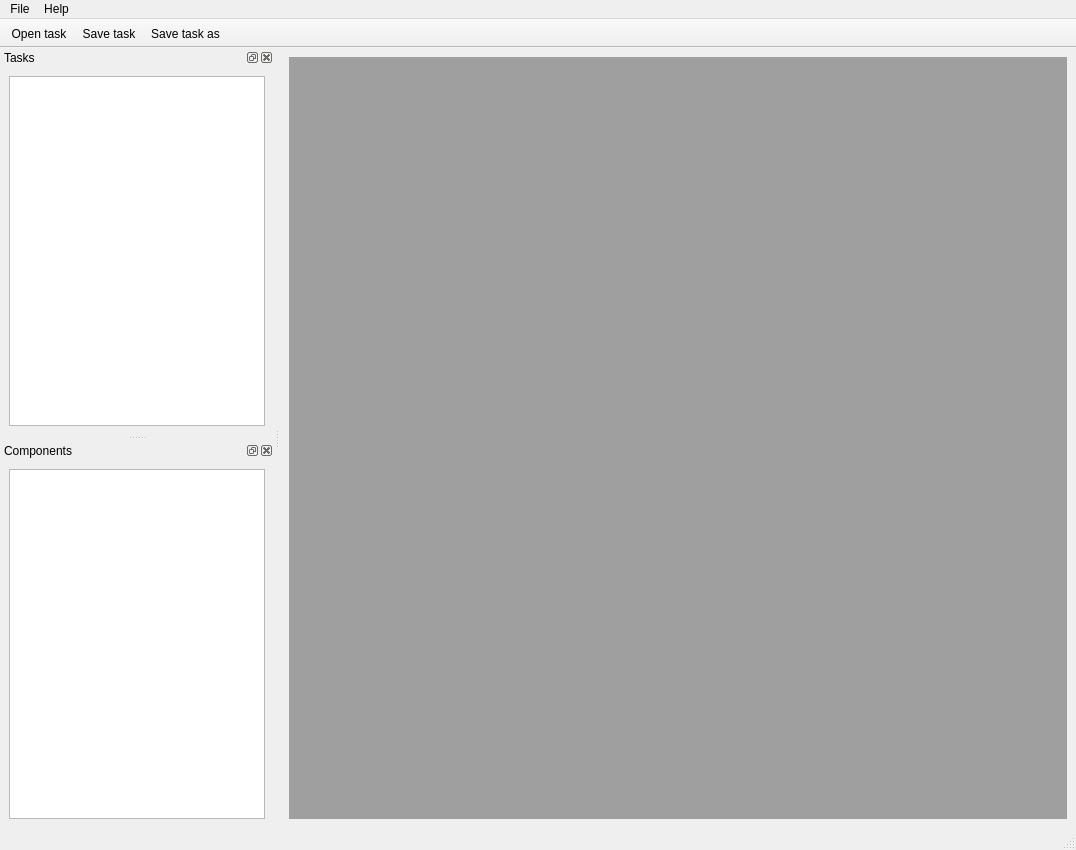
<?xml version="1.0" encoding="UTF-8"?>
<ui version="4.0">
 <class>MainView</class>
 <widget class="QMainWindow" name="MainView">
  <property name="geometry">
   <rect>
    <x>0</x>
    <y>0</y>
    <width>1076</width>
    <height>850</height>
   </rect>
  </property>
  <property name="windowTitle">
   <string>Autonimo</string>
  </property>
  <property name="windowIcon">
   <iconset resource="../autonimo.qrc">
    <normaloff>:/img/table.png</normaloff>:/img/table.png</iconset>
  </property>
  <property name="styleSheet">
   <string notr="true"/>
  </property>
  <property name="dockOptions">
   <set>QMainWindow::AllowNestedDocks|QMainWindow::AnimatedDocks</set>
  </property>
  <widget class="QWidget" name="centralwidget">
   <layout class="QGridLayout" name="gridLayout">
    <item row="0" column="0">
     <widget class="QMdiArea" name="mdiArea"/>
    </item>
   </layout>
  </widget>
  <widget class="QStatusBar" name="statusbar"/>
  <widget class="QDockWidget" name="dockWidget_tasks">
   <property name="styleSheet">
    <string notr="true"/>
   </property>
   <property name="windowTitle">
    <string>Tasks</string>
   </property>
   <attribute name="dockWidgetArea">
    <number>1</number>
   </attribute>
   <widget class="QWidget" name="dockWidgetContents_2">
    <layout class="QGridLayout" name="gridLayout_6">
     <item row="0" column="0">
      <widget class="QTreeView" name="treeView_tasks_available"/>
     </item>
    </layout>
   </widget>
  </widget>
  <widget class="QToolBar" name="toolBar">
   <property name="windowTitle">
    <string>toolBar</string>
   </property>
   <property name="movable">
    <bool>false</bool>
   </property>
   <property name="floatable">
    <bool>false</bool>
   </property>
   <attribute name="toolBarArea">
    <enum>TopToolBarArea</enum>
   </attribute>
   <attribute name="toolBarBreak">
    <bool>false</bool>
   </attribute>
   <addaction name="action_open_task"/>
   <addaction name="action_save_task"/>
   <addaction name="action_save_task_as"/>
  </widget>
  <widget class="QMenuBar" name="menuBar">
   <property name="geometry">
    <rect>
     <x>0</x>
     <y>0</y>
     <width>1076</width>
     <height>21</height>
    </rect>
   </property>
   <widget class="QMenu" name="menuFile">
    <property name="title">
     <string>File</string>
    </property>
    <addaction name="action_open_task"/>
    <addaction name="action_save_task"/>
    <addaction name="action_save_task_as"/>
    <addaction name="separator"/>
    <addaction name="action_exit"/>
   </widget>
   <widget class="QMenu" name="menuHelp">
    <property name="title">
     <string>Help</string>
    </property>
    <addaction name="action_about"/>
   </widget>
   <addaction name="menuFile"/>
   <addaction name="menuHelp"/>
  </widget>
  <widget class="QDockWidget" name="dockWidget">
   <property name="windowTitle">
    <string>Components</string>
   </property>
   <attribute name="dockWidgetArea">
    <number>1</number>
   </attribute>
   <widget class="QWidget" name="dockWidgetContents">
    <layout class="QGridLayout" name="gridLayout_2">
     <item row="0" column="0">
      <widget class="QTreeView" name="treeView_comps_available"/>
     </item>
    </layout>
   </widget>
  </widget>
  <action name="action_open_task">
   <property name="icon">
    <iconset resource="../autonimo.qrc">
     <normaloff>:/img/folder-horizontal-open.png</normaloff>:/img/folder-horizontal-open.png</iconset>
   </property>
   <property name="text">
    <string>Open task...</string>
   </property>
   <property name="toolTip">
    <string>Open task</string>
   </property>
  </action>
  <action name="action_save_task">
   <property name="icon">
    <iconset resource="../autonimo.qrc">
     <normaloff>:/img/disk.png</normaloff>:/img/disk.png</iconset>
   </property>
   <property name="text">
    <string>Save task</string>
   </property>
   <property name="toolTip">
    <string>Save task</string>
   </property>
  </action>
  <action name="action_save_task_as">
   <property name="icon">
    <iconset resource="../autonimo.qrc">
     <normaloff>:/img/disk-rename.png</normaloff>:/img/disk-rename.png</iconset>
   </property>
   <property name="text">
    <string>Save task as...</string>
   </property>
   <property name="toolTip">
    <string>Save task as</string>
   </property>
  </action>
  <action name="action_exit">
   <property name="text">
    <string>Exit</string>
   </property>
  </action>
  <action name="action_about">
   <property name="icon">
    <iconset resource="../autonimo.qrc">
     <normaloff>:/img/balloon-smiley.png</normaloff>:/img/balloon-smiley.png</iconset>
   </property>
   <property name="text">
    <string>About</string>
   </property>
  </action>
 </widget>
 <resources>
  <include location="../autonimo.qrc"/>
 </resources>
 <connections/>
</ui>
